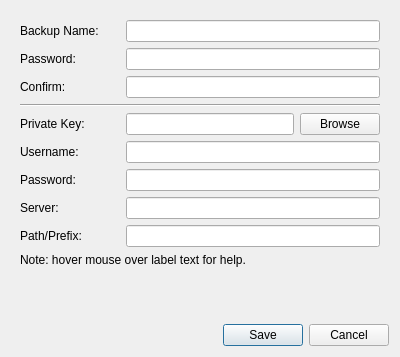
<?xml version="1.0" encoding="UTF-8"?>
<ui version="4.0">
 <class>ConfigSFTPDialog</class>
 <widget class="QDialog" name="ConfigSFTPDialog">
  <property name="geometry">
   <rect>
    <x>0</x>
    <y>0</y>
    <width>400</width>
    <height>357</height>
   </rect>
  </property>
  <property name="maximumSize">
   <size>
    <width>16777215</width>
    <height>16777215</height>
   </size>
  </property>
  <property name="windowTitle">
   <string>Configure SFTP</string>
  </property>
  <layout class="QVBoxLayout" name="verticalLayout">
   <item alignment="Qt::AlignTop">
    <widget class="QWidget" name="widget" native="true">
     <layout class="QVBoxLayout" name="verticalLayout_2">
      <item>
       <layout class="QHBoxLayout" name="horizontalLayout">
        <item>
         <widget class="QLabel" name="label">
          <property name="minimumSize">
           <size>
            <width>100</width>
            <height>0</height>
           </size>
          </property>
          <property name="toolTip">
           <string>&lt;html&gt;&lt;head/&gt;&lt;body&gt;&lt;p&gt;&lt;span style=&quot; font-weight:600;&quot;&gt;Backup Name:&lt;/span&gt;&lt;/p&gt;&lt;p&gt;Something descriptive to help you remember what this backup contains (eg: My Pictures).&lt;/p&gt;&lt;/body&gt;&lt;/html&gt;</string>
          </property>
          <property name="text">
           <string>Backup Name:</string>
          </property>
         </widget>
        </item>
        <item>
         <widget class="QLineEdit" name="name_line_edit"/>
        </item>
       </layout>
      </item>
      <item>
       <layout class="QHBoxLayout" name="horizontalLayout_3">
        <item>
         <widget class="QLabel" name="label_2">
          <property name="minimumSize">
           <size>
            <width>100</width>
            <height>0</height>
           </size>
          </property>
          <property name="toolTip">
           <string>&lt;html&gt;&lt;head/&gt;&lt;body&gt;&lt;p&gt;&lt;span style=&quot; font-weight:600;&quot;&gt;Password:&lt;/span&gt;&lt;/p&gt;&lt;p&gt;Your data will be encrypted with this. Make sure to write it down. You will LOSE YOUR DATA if you lose this password.&lt;/p&gt;&lt;/body&gt;&lt;/html&gt;</string>
          </property>
          <property name="text">
           <string>Password:</string>
          </property>
         </widget>
        </item>
        <item>
         <widget class="QLineEdit" name="password_line_edit">
          <property name="echoMode">
           <enum>QLineEdit::Password</enum>
          </property>
         </widget>
        </item>
       </layout>
      </item>
      <item>
       <layout class="QHBoxLayout" name="horizontalLayout_4">
        <item>
         <widget class="QLabel" name="label_3">
          <property name="minimumSize">
           <size>
            <width>100</width>
            <height>0</height>
           </size>
          </property>
          <property name="toolTip">
           <string>&lt;html&gt;&lt;head/&gt;&lt;body&gt;&lt;p&gt;Re-type your password.&lt;/p&gt;&lt;/body&gt;&lt;/html&gt;</string>
          </property>
          <property name="text">
           <string>Confirm:</string>
          </property>
         </widget>
        </item>
        <item>
         <widget class="QLineEdit" name="confirm_password_line_edit">
          <property name="echoMode">
           <enum>QLineEdit::Password</enum>
          </property>
         </widget>
        </item>
       </layout>
      </item>
      <item>
       <widget class="Line" name="line">
        <property name="orientation">
         <enum>Qt::Horizontal</enum>
        </property>
       </widget>
      </item>
      <item>
       <layout class="QHBoxLayout" name="horizontalLayout_5">
        <item>
         <widget class="QLabel" name="label_4">
          <property name="minimumSize">
           <size>
            <width>100</width>
            <height>0</height>
           </size>
          </property>
          <property name="toolTip">
           <string>&lt;html&gt;&lt;head/&gt;&lt;body&gt;&lt;p&gt;&lt;span style=&quot; font-weight:600;&quot;&gt;Private Key:&lt;/span&gt;&lt;/p&gt;&lt;p&gt;Your private RSA SSH key. If you leave this empty, BlobBackup will try the default key on your computer.&lt;/p&gt;&lt;/body&gt;&lt;/html&gt;</string>
          </property>
          <property name="text">
           <string>Private Key:</string>
          </property>
         </widget>
        </item>
        <item>
         <widget class="QLineEdit" name="private_key_line_edit">
          <property name="readOnly">
           <bool>false</bool>
          </property>
         </widget>
        </item>
        <item>
         <widget class="QPushButton" name="browse_button">
          <property name="text">
           <string>Browse</string>
          </property>
         </widget>
        </item>
       </layout>
      </item>
      <item>
       <layout class="QHBoxLayout" name="horizontalLayout_8">
        <item>
         <widget class="QLabel" name="label_9">
          <property name="minimumSize">
           <size>
            <width>100</width>
            <height>0</height>
           </size>
          </property>
          <property name="text">
           <string>Username:</string>
          </property>
         </widget>
        </item>
        <item>
         <widget class="QLineEdit" name="username_line_edit"/>
        </item>
       </layout>
      </item>
      <item>
       <layout class="QHBoxLayout" name="horizontalLayout_2">
        <item>
         <widget class="QLabel" name="label_5">
          <property name="minimumSize">
           <size>
            <width>100</width>
            <height>0</height>
           </size>
          </property>
          <property name="toolTip">
           <string>&lt;html&gt;&lt;head/&gt;&lt;body&gt;&lt;p&gt;&lt;span style=&quot; font-weight:600;&quot;&gt;Password:&lt;/span&gt;&lt;/p&gt;&lt;p&gt;Your password for your username. Leave blank if not applicable.&lt;/p&gt;&lt;/body&gt;&lt;/html&gt;</string>
          </property>
          <property name="text">
           <string>Password:</string>
          </property>
         </widget>
        </item>
        <item>
         <widget class="QLineEdit" name="sftp_password_line_edit">
          <property name="echoMode">
           <enum>QLineEdit::Password</enum>
          </property>
         </widget>
        </item>
       </layout>
      </item>
      <item>
       <layout class="QHBoxLayout" name="horizontalLayout_6">
        <item>
         <widget class="QLabel" name="label_6">
          <property name="minimumSize">
           <size>
            <width>100</width>
            <height>0</height>
           </size>
          </property>
          <property name="toolTip">
           <string>&lt;html&gt;&lt;head/&gt;&lt;body&gt;&lt;p&gt;&lt;span style=&quot; font-weight:600;&quot;&gt;Server:&lt;/span&gt;&lt;/p&gt;&lt;p&gt;Your server address.&lt;/p&gt;&lt;/body&gt;&lt;/html&gt;</string>
          </property>
          <property name="text">
           <string>Server:</string>
          </property>
         </widget>
        </item>
        <item>
         <widget class="QLineEdit" name="server_line_edit"/>
        </item>
       </layout>
      </item>
      <item>
       <layout class="QHBoxLayout" name="horizontalLayout_7">
        <item>
         <widget class="QLabel" name="label_7">
          <property name="minimumSize">
           <size>
            <width>100</width>
            <height>0</height>
           </size>
          </property>
          <property name="toolTip">
           <string>&lt;html&gt;&lt;head/&gt;&lt;body&gt;&lt;p&gt;&lt;span style=&quot; font-weight:600;&quot;&gt;Prefix:&lt;/span&gt;&lt;/p&gt;&lt;p&gt;The path that will be added before every object that BlobBackup uploads. This should be the full path starting from the root of your server. Note: the directory must already exist. &lt;/p&gt;&lt;/body&gt;&lt;/html&gt;</string>
          </property>
          <property name="text">
           <string>Path/Prefix:</string>
          </property>
         </widget>
        </item>
        <item>
         <widget class="QLineEdit" name="prefix_line_edit"/>
        </item>
       </layout>
      </item>
      <item>
       <widget class="QLabel" name="label_8">
        <property name="text">
         <string>Note: hover mouse over label text for help.</string>
        </property>
       </widget>
      </item>
     </layout>
    </widget>
   </item>
   <item>
    <widget class="QDialogButtonBox" name="buttonBox">
     <property name="orientation">
      <enum>Qt::Horizontal</enum>
     </property>
     <property name="standardButtons">
      <set>QDialogButtonBox::Cancel|QDialogButtonBox::Save</set>
     </property>
    </widget>
   </item>
  </layout>
 </widget>
 <resources/>
 <connections>
  <connection>
   <sender>buttonBox</sender>
   <signal>accepted()</signal>
   <receiver>ConfigSFTPDialog</receiver>
   <slot>accept()</slot>
   <hints>
    <hint type="sourcelabel">
     <x>248</x>
     <y>254</y>
    </hint>
    <hint type="destinationlabel">
     <x>157</x>
     <y>274</y>
    </hint>
   </hints>
  </connection>
  <connection>
   <sender>buttonBox</sender>
   <signal>rejected()</signal>
   <receiver>ConfigSFTPDialog</receiver>
   <slot>reject()</slot>
   <hints>
    <hint type="sourcelabel">
     <x>316</x>
     <y>260</y>
    </hint>
    <hint type="destinationlabel">
     <x>286</x>
     <y>274</y>
    </hint>
   </hints>
  </connection>
 </connections>
</ui>
